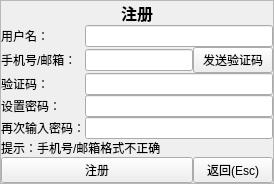
       <widget class="QWidget" name="tab_registration">
        <attribute name="title">
         <string>注册</string>
        </attribute>
        <layout class="QVBoxLayout" name="verticalLayout_7">
         <property name="spacing">
          <number>0</number>
         </property>
         <property name="leftMargin">
          <number>0</number>
         </property>
         <property name="topMargin">
          <number>0</number>
         </property>
         <property name="rightMargin">
          <number>0</number>
         </property>
         <property name="bottomMargin">
          <number>0</number>
         </property>
         <item>
          <widget class="QFrame" name="frame_registration">
           <property name="frameShape">
            <enum>QFrame::StyledPanel</enum>
           </property>
           <property name="frameShadow">
            <enum>QFrame::Raised</enum>
           </property>
           <layout class="QGridLayout" name="gridLayout">
            <property name="leftMargin">
             <number>0</number>
            </property>
            <property name="topMargin">
             <number>0</number>
            </property>
            <property name="rightMargin">
             <number>0</number>
            </property>
            <property name="bottomMargin">
             <number>0</number>
            </property>
            <property name="spacing">
             <number>0</number>
            </property>
            <item row="1" column="0">
             <widget class="QLabel" name="label_username_in_registration">
              <property name="text">
               <string>用户名：</string>
              </property>
             </widget>
            </item>
            <item row="7" column="0">
             <widget class="QLabel" name="label_repeat_password_in_registration">
              <property name="text">
               <string>再次输入密码：</string>
              </property>
             </widget>
            </item>
            <item row="3" column="1">
             <widget class="QLineEdit" name="lineEdit_phone_or_email_number_in_registration"/>
            </item>
            <item row="8" column="0" colspan="3">
             <widget class="QLabel" name="label_hint_in_registration">
              <property name="sizePolicy">
               <sizepolicy hsizetype="Preferred" vsizetype="Fixed">
                <horstretch>0</horstretch>
                <verstretch>0</verstretch>
               </sizepolicy>
              </property>
              <property name="text">
               <string>提示：手机号/邮箱格式不正确</string>
              </property>
             </widget>
            </item>
            <item row="4" column="0">
             <widget class="QLabel" name="label_verify_code_in_registration">
              <property name="text">
               <string>验证码：</string>
              </property>
             </widget>
            </item>
            <item row="6" column="0">
             <widget class="QLabel" name="label_set_password_in_registration">
              <property name="text">
               <string>设置密码：</string>
              </property>
             </widget>
            </item>
            <item row="4" column="1" colspan="2">
             <widget class="QLineEdit" name="lineEdit_verify_code_in_registration"/>
            </item>
            <item row="6" column="1" colspan="2">
             <widget class="QLineEdit" name="lineEdit_set_password_in_registration"/>
            </item>
            <item row="1" column="1" colspan="2">
             <widget class="QLineEdit" name="lineEdit_username_in_registration"/>
            </item>
            <item row="3" column="0">
             <widget class="QLabel" name="label_phone_or_email_number_in_registration">
              <property name="text">
               <string>手机号/邮箱：</string>
              </property>
             </widget>
            </item>
            <item row="7" column="1" colspan="2">
             <widget class="QLineEdit" name="lineEdit_repeat_password_in_registration"/>
            </item>
            <item row="9" column="2">
             <widget class="QPushButton" name="pushButton_goback_login_in_registration">
              <property name="sizePolicy">
               <sizepolicy hsizetype="Expanding" vsizetype="Expanding">
                <horstretch>0</horstretch>
                <verstretch>2</verstretch>
               </sizepolicy>
              </property>
              <property name="maximumSize">
               <size>
                <width>200</width>
                <height>100</height>
               </size>
              </property>
              <property name="text">
               <string>返回(Esc)</string>
              </property>
              <property name="shortcut">
               <string>Esc</string>
              </property>
             </widget>
            </item>
            <item row="9" column="0" colspan="2">
             <widget class="QPushButton" name="pushButton_registration_in_registration">
              <property name="sizePolicy">
               <sizepolicy hsizetype="Minimum" vsizetype="Expanding">
                <horstretch>0</horstretch>
                <verstretch>2</verstretch>
               </sizepolicy>
              </property>
              <property name="maximumSize">
               <size>
                <width>16777215</width>
                <height>100</height>
               </size>
              </property>
              <property name="text">
               <string>注册</string>
              </property>
              <property name="shortcut">
               <string>Return</string>
              </property>
             </widget>
            </item>
            <item row="0" column="0" colspan="3">
             <widget class="QLabel" name="label_registration">
              <property name="sizePolicy">
               <sizepolicy hsizetype="Preferred" vsizetype="Fixed">
                <horstretch>0</horstretch>
                <verstretch>0</verstretch>
               </sizepolicy>
              </property>
              <property name="font">
               <font>
                <pointsize>12</pointsize>
                <bold>true</bold>
               </font>
              </property>
              <property name="text">
               <string>注册</string>
              </property>
              <property name="alignment">
               <set>Qt::AlignHCenter|Qt::AlignTop</set>
              </property>
             </widget>
            </item>
            <item row="3" column="2">
             <widget class="QPushButton" name="pushButton_send_verify_code_in_registration">
              <property name="sizePolicy">
               <sizepolicy hsizetype="Expanding" vsizetype="Expanding">
                <horstretch>0</horstretch>
                <verstretch>1</verstretch>
               </sizepolicy>
              </property>
              <property name="maximumSize">
               <size>
                <width>200</width>
                <height>100</height>
               </size>
              </property>
              <property name="text">
               <string>发送验证码</string>
              </property>
             </widget>
            </item>
           </layout>
          </widget>
         </item>
        </layout>
       </widget>
